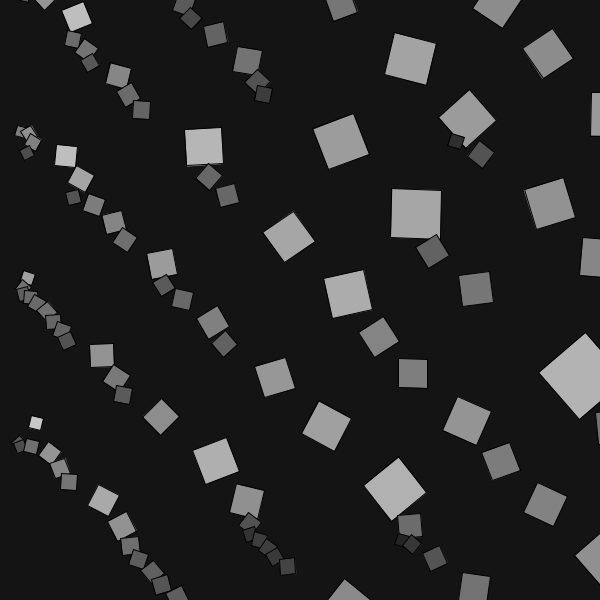
Frame 1 (no input)
Frame 60 (the mouse pressed at the canvas centre just before this capture): identical to frame 1, image omitted
Frame 120 (the mouse held since frame 60 and released just before this capture): identical to frame 1, image omitted

The Processing sketch that drew this single still picture (run headless with seeded random() and noise(); from frame 60 on, the mouse is pressed at the canvas centre):

// Processing sketch: squareWaves
// ── squareWaves.pde
int iterationNumber = 35;
int paralelNumber = 7;
float displacementParalel = 150;

void setup()
{
  background(20);
  size(600, 600);
  rectMode(CENTER);

  for (int j = 0; j < paralelNumber; j++)
  {
    push();
    translate(0, 450-j*displacementParalel);

    for (int i = 0; i< iterationNumber; i++)
    {
      float value = noise(millis()/5.0f); 

      float newVal = (i+1)*value;
      fill(255*value);
      translate(newVal*value * width/80.0f, newVal*value * width/80.0f);
      push();
      translate(+40.0f*value, -40.0f*value);
      rotate(millis()/5.0f);
      rect(0, 0, 10+newVal*value *width/150.0f, 10+newVal*value *height/150.0f);
      pop();
      delay(2);
    }

    pop();
  }
}

void draw()
{
}
